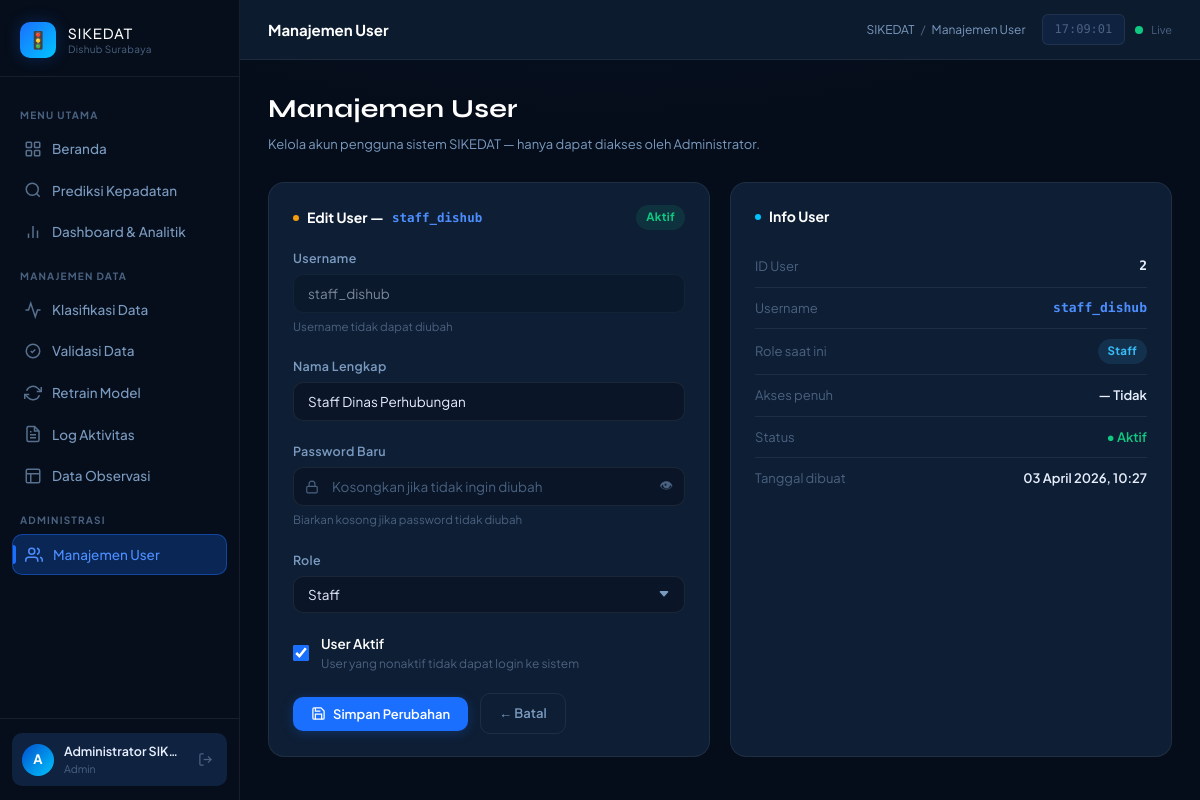
Before: /users/edit/2 (signed in) with the older database file.
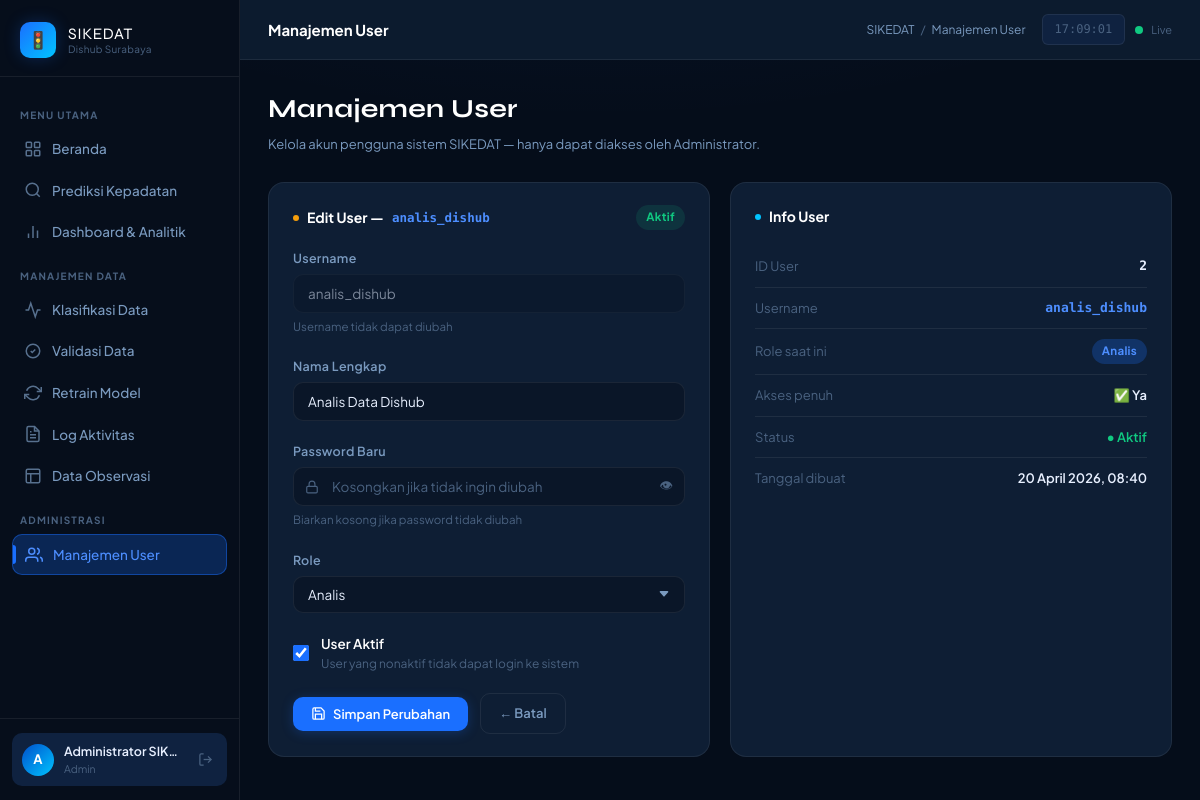
After: the same page with the newer database file.
### models.py (models this page shows, shortened)
class User(UserMixin, db.Model):
    __tablename__ = 'users'
    id           = db.Column(db.Integer, primary_key=True)
    username     = db.Column(db.String(80), unique=True, nullable=False)
    password     = db.Column(db.String(200), nullable=False)  # disimpan ter-hash
    nama_lengkap = db.Column(db.String(150), nullable=True)
    role_id      = db.Column(db.Integer, db.ForeignKey('roles.id'), nullable=False)
    is_active    = db.Column(db.Boolean, default=True)
    created_at   = db.Column(db.DateTime, default=datetime.now)
    dataset_diklasifikasi = db.relationship(
        'Dataset',
        foreign_keys='Dataset.classified_by',
        backref='pengklasifikasi',
        lazy=True
    )
    dataset_divalidasi = db.relationship(
        'Dataset',
        foreign_keys='Dataset.validated_by',
        backref='validator',
        lazy=True
    )
    retrain_dilakukan = db.relationship(
        'RetrainHistory',
        backref='operator',
        lazy=True
    )
    @property
    def has_full_access(self):
        return bool(self.role and self.role.nama in ['admin', 'analis'])

class Role(db.Model):
    __tablename__ = 'roles'
    id          = db.Column(db.Integer, primary_key=True)
    nama        = db.Column(db.String(50), unique=True, nullable=False)
    deskripsi   = db.Column(db.String(200), nullable=True)
    akses_penuh = db.Column(db.Boolean, default=False, nullable=False)
    users = db.relationship('User', backref='role', lazy=True)

### app.py (the view, shortened to what this page needs)
@app.route('/users/edit/<int:user_id>', methods=['GET','POST'])
@admin_required
def users_edit(user_id):
    user       = User.query.get_or_404(user_id)
    semua_role = Role.query.all()
    return render_template('users.html', semua_role=semua_role, mode='edit', user=user)

### app.py (called while the page is built)
@login_manager.user_loader
def load_user(user_id):
    return User.query.get(int(user_id))

def admin_required(f):
    @wraps(f)
    def decorated(*args, **kwargs):
        if not current_user.is_authenticated:
            return redirect(url_for('auth.login'))
        if not (current_user.role and current_user.role.nama == 'admin'):
            abort(403)
        return f(*args, **kwargs)
    return decorated

@app.context_processor
def inject_globals():
    return {'now': datetime.now()}

### templates/users.html (shortened to what the changed rows need)
{% extends "base.html" %}
{% block content %}
<div class="page-header">
  <div class="flex items-center justify-between flex-wrap gap-3">
    <div>
      <h1>Manajemen User</h1>
    </div>
  </div>
</div>
{% if mode == 'list' %}
<div class="grid grid-3 fade-in" style="margin-bottom: 20px;">
  <div class="stat-card fade-in delay-1">
    <span class="stat-icon">👥</span>
    <div class="stat-label">Total User</div>
    <div class="stat-value">{{ semua_user | length }}</div>
    <div class="stat-meta">terdaftar di sistem</div>
  </div>
  <div class="stat-card success fade-in delay-2">
    <span class="stat-icon">✅</span>
    <div class="stat-label">User Aktif</div>
    <div class="stat-value">{{ semua_user | selectattr('is_active') | list | length }}</div>
    <div class="stat-meta">dapat login ke sistem</div>
  </div>
  <div class="stat-card danger fade-in delay-3">
    <span class="stat-icon">🚫</span>
    <div class="stat-label">Nonaktif</div>
    <div class="stat-value">{{ semua_user | rejectattr('is_active') | list | length }}</div>
    <div class="stat-meta">tidak dapat login</div>
  </div>
</div>
<div class="card fade-in delay-2">
  <div class="card-header">
    <div class="card-title">
      <span class="dot"></span>Daftar Pengguna Sistem
    </div>
    <div class="tabs">
      <button class="tab active" onclick="filterRole('semua', this)">Semua</button>
      {% for role in semua_role %}
      <button class="tab" onclick="filterRole('{{ role.nama }}', this)">
        {{ role.nama | capitalize }}
      </button>
      {% endfor %}
    </div>
  </div>
  <div class="table-wrapper">
    <table id="userTable">
      <thead>
        <tr>
          <th>ID</th>
          <th>Nama Lengkap</th>
          <th>Username</th>
          <th>Role</th>
          <th>Akses Penuh</th>
          <th>Status</th>
          <th>Dibuat</th>
          <th>Aksi</th>
        </tr>
      </thead>
      <tbody>
        {% for u in semua_user %}
        <tr data-role="{{ u.role.nama if u.role else '' }}">
          <td class="td-mono" style="color:var(--text-muted);">{{ u.id }}</td>
          <td style="font-weight:600;">
            <div class="flex items-center gap-2">
              <div style="
                width:30px;height:30px;border-radius:50%;flex-shrink:0;
                background:linear-gradient(135deg,var(--primary-dark),var(--cyan));
                display:flex;align-items:center;justify-content:center;
                font-size:12px;font-weight:700;color:#fff;
              ">
                {{ u.nama_lengkap[0].upper() if u.nama_lengkap else u.username[0].upper() }}
              </div>
              {{ u.nama_lengkap or '—' }}
            </div>
          </td>
          <td class="td-mono" style="color:var(--primary-light);">{{ u.username }}</td>
          <td>
            {% if u.role %}
            {% set role_colors = {'admin': 'danger', 'analis': 'primary', 'staff': 'info'} %}
            <span class="badge badge-{{ role_colors.get(u.role.nama, 'info') }}">
              {{ u.role.nama | capitalize }}
            </span>
            {% else %}
            <span style="color:var(--text-muted);">—</span>
            {% endif %}
          </td>
          <td>
            {% if u.has_full_access %}
            <span style="color:var(--success);">✅ Ya</span>
            {% else %}
            <span style="color:var(--text-muted);">— Tidak</span>
            {% endif %}
          </td>
          <td>
            {% if u.is_active %}
            <span class="badge badge-success"><span class="dot"></span>Aktif</span>
            {% else %}
            <span class="badge badge-danger"><span class="dot"></span>Nonaktif</span>
            {% endif %}
          </td>
          <td style="font-size:12px;color:var(--text-muted);">
            {{ u.created_at.strftime('%d %b %Y') if u.created_at else '—' }}
          </td>
          <td>
            <div class="flex items-center gap-1">
              <a href="{{ url_for('users_edit', user_id=u.id) }}"
                 class="btn btn-ghost btn-icon-sm" title="Edit User">
                <svg width="14" height="14" viewBox="0 0 24 24" fill="none"
                     stroke="currentColor" stroke-width="2">
                  <path d="M11 4H4a2 2 0 0 0-2 2v14a2 2 0 0 0 2 2h14a2 2 0 0 0 2-2v-7"/>
                  <path d="M18.5 2.5a2.121 2.121 0 0 1 3 3L12 15l-4 1 1-4 9.5-9.5z"/>
                </svg>
              </a>
              {% if u.id != current_user.id %}
              <form method="POST"
                    action="{{ url_for('users_toggle', user_id=u.id) }}"
                    style="display:inline;"
                    onsubmit="return confirm('{{ 'Nonaktifkan' if u.is_active else 'Aktifkan' }} user {{ u.username }}?')">
                <button type="submit"
                        class="btn btn-ghost btn-icon-sm"
                        title="{{ 'Nonaktifkan' if u.is_active else 'Aktifkan' }}"
                        style="color:{{ 'var(--danger)' if u.is_active else 'var(--success)' }};">
                  {% if u.is_active %}
                  <svg width="14" height="14" viewBox="0 0 24 24" fill="none"
                       stroke="currentColor" stroke-width="2">
                    <circle cx="12" cy="12" r="10"/>
                    <line x1="4.93" y1="4.93" x2="19.07" y2="19.07"/>
                  </svg>
                  {% else %}
                  <svg width="14" height="14" viewBox="0 0 24 24" fill="none"
                       stroke="currentColor" stroke-width="2">
                    <path d="M22 11.08V12a10 10 0 1 1-5.93-9.14"/>
                    <polyline points="22 4 12 14.01 9 11.01"/>
                  </svg>
                  {% endif %}
                </button>
              </form>
              {% else %}
              <span style="font-size:11px;color:var(--text-muted);padding:0 6px;">—</span>
              {% endif %}
            </div>
          </td>
        </tr>
        {% else %}
        <tr>
          <td colspan="8" style="text-align:center;padding:40px;color:var(--text-muted);">
            <div style="font-size:32px;margin-bottom:8px;opacity:0.2;">👥</div>
            Belum ada user terdaftar.
          </td>
        </tr>
        {% endfor %}
      </tbody>
    </table>
  </div>
</div>
<!-- ══════════════════════════════════════
     MODE: CREATE — Form tambah user baru
     ══════════════════════════════════════ -->
{% elif mode == 'edit' %}
<div class="grid grid-12 fade-in">
  <div class="card col-span-6 fade-in delay-1">
    <div class="card-header">
      <div class="card-title">
        <span class="dot" style="background:var(--warning);"></span>
        Edit User — <span class="td-mono" style="color:var(--primary-light);">{{ user.username }}</span>
      </div>
      <span class="badge badge-{{ 'success' if user.is_active else 'danger' }}">
        {{ 'Aktif' if user.is_active else 'Nonaktif' }}
      </span>
    </div>
    <form method="POST" action="{{ url_for('users_edit', user_id=user.id) }}" id="editForm">
      <div class="form-group">
        <label class="form-label">Username</label>
        <input type="text" class="form-control"
               value="{{ user.username }}" disabled
               style="opacity:0.5;cursor:not-allowed;" />
        <div class="form-hint">Username tidak dapat diubah</div>
      </div>
      <div class="form-group">
        <label class="form-label">Nama Lengkap</label>
        <input type="text" class="form-control" name="nama_lengkap"
               value="{{ user.nama_lengkap or '' }}"
               placeholder="Nama lengkap" />
      </div>
      <div class="form-group">
        <label class="form-label">Password Baru</label>
        <div class="input-group">
          <input type="password" class="form-control" name="password"
                 id="editPassword" placeholder="Kosongkan jika tidak ingin diubah" />
          <button type="button" onclick="togglePwd('editPassword')"
                  style="position:absolute;right:12px;top:50%;transform:translateY(-50%);
                         background:none;border:none;color:var(--text-muted);cursor:pointer;">
            👁
          </button>
        </div>
        <div class="form-hint">Biarkan kosong jika password tidak diubah</div>
      </div>
      <div class="form-group">
        <label class="form-label">Role</label>
        <select class="form-control" name="role_id"
                {% if user.id == current_user.id %}disabled{% endif %}>
          {% for role in semua_role %}
          <option value="{{ role.id }}"
                  {{ 'selected' if user.role_id == role.id else '' }}>
            {{ role.nama | capitalize }}
          </option>
          {% endfor %}
        </select>
      </div>
      <div class="form-group">
        <label class="flex items-center gap-3" style="cursor:pointer;">
          <input type="checkbox" name="is_active"
                 {% if user.is_active %}checked{% endif %}
                 style="accent-color:var(--primary);width:16px;height:16px;" />
          <div>
            <div style="font-size:13.5px;font-weight:600;color:var(--text-heading);">
              User Aktif
            </div>
            <div style="font-size:12px;color:var(--text-muted);">
              User yang nonaktif tidak dapat login ke sistem
            </div>
          </div>
        </label>
      </div>
      <div class="flex items-center gap-3">
        <button type="submit" class="btn btn-primary">
          <svg width="15" height="15" viewBox="0 0 24 24" fill="none"
               stroke="currentColor" stroke-width="2">
            <path d="M19 21H5a2 2 0 0 1-2-2V5a2 2 0 0 1 2-2h11l5 5v11a2 2 0 0 1-2 2z"/>
            <polyline points="17 21 17 13 7 13 7 21"/>
            <polyline points="7 3 7 8 15 8"/>
          </svg>
          Simpan Perubahan
        </button>
        <a href="{{ url_for('users_list') }}" class="btn btn-outline">← Batal</a>
      </div>
    </form>
  </div>
  <div class="card col-span-6 fade-in delay-2">
    <div class="card-header">
      <div class="card-title">
        <span class="dot" style="background:var(--cyan);"></span>
        Info User
      </div>
    </div>
    <div class="kv-pair">
      <span class="key">ID User</span>
      <span class="val text-mono">{{ user.id }}</span>
    </div>
    <div class="kv-pair">
      <span class="key">Username</span>
      <span class="val text-mono" style="color:var(--primary-light);">{{ user.username }}</span>
    </div>
    <div class="kv-pair">
      <span class="key">Role saat ini</span>
      <span class="val">
        {% if user.role %}
        {% set rc = {'admin':'danger','analis':'primary','staff':'info'} %}
        <span class="badge badge-{{ rc.get(user.role.nama,'info') }}">
          {{ user.role.nama | capitalize }}
        </span>
        {% else %}—{% endif %}
      </span>
    </div>
    <div class="kv-pair">
      <span class="key">Akses penuh</span>
      <span class="val">
        {{ '✅ Ya' if user.has_full_access else '— Tidak' }}
      </span>
    </div>
    <div class="kv-pair">
      <span class="key">Status</span>
      <span class="val">
        {% if user.is_active %}
        <span style="color:var(--success);">● Aktif</span>
        {% else %}
        <span style="color:var(--danger);">● Nonaktif</span>
        {% endif %}
      </span>
    </div>
    <div class="kv-pair" style="border:none;">
      <span class="key">Tanggal dibuat</span>
      <span class="val">
        {{ user.created_at.strftime('%d %B %Y, %H:%M') if user.created_at else '—' }}
      </span>
    </div>
  </div>
</div>
{% endif %}
{% endblock %}

Changed rows visible on the page:
no longer on this page (row edited): Role: role.nama "Staff", nama "— Tidak"
changed User "Aktif": username "staff_dishub" → "analis_dishub"; nama_lengkap "Staff Dinas Perhubungan" → "Analis Data Dishub"; created_at "03 April 2026, 10:27" → "20 April 2026, 08:40"
now on this page (row edited): Role: role.nama "Analis", nama "✅ Ya"
Other visible differences:
form field role_id: "Staff" → "Analis"
